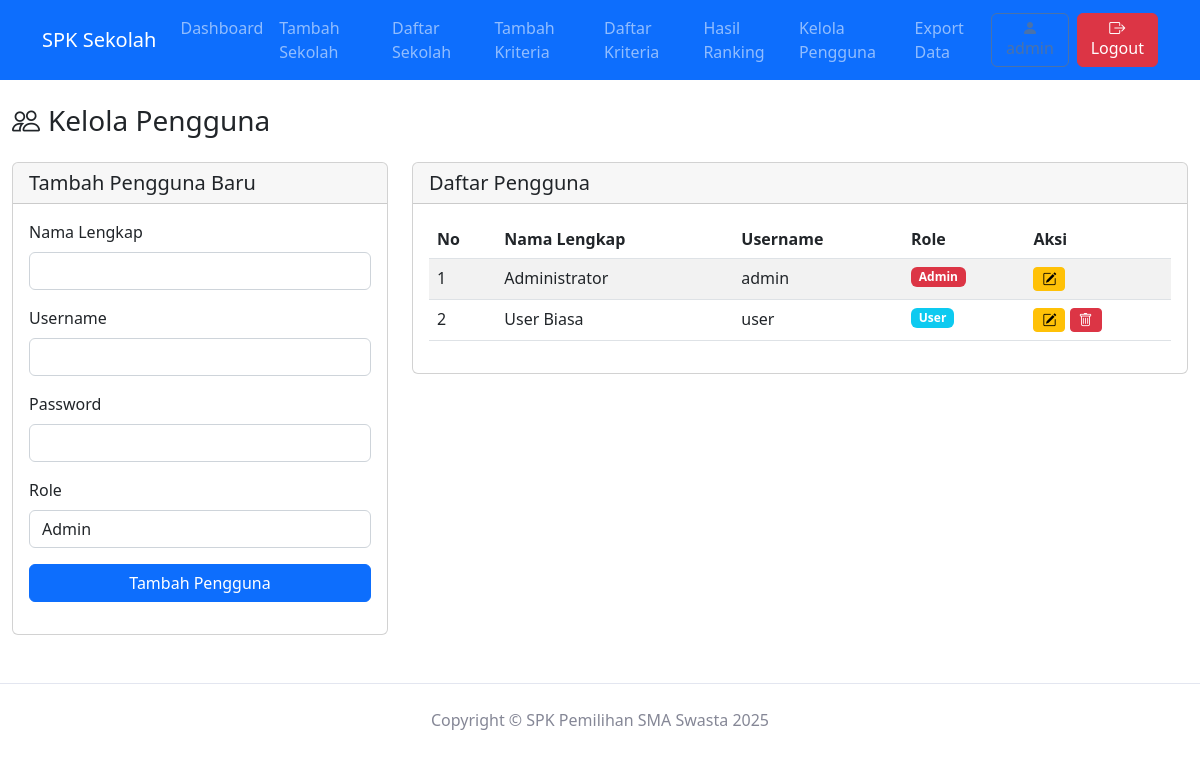
The page /admin/kelola_pengguna.php (signed in) on the database its author committed.
### tables this page shows
CREATE TABLE `users` (
  `id` INT AUTO_INCREMENT PRIMARY KEY,
  `nama_lengkap` VARCHAR(255) NOT NULL,
  `username` VARCHAR(100) NOT NULL UNIQUE,
  `password` VARCHAR(255) NOT NULL,
  `role` ENUM('admin', 'user') DEFAULT 'user'
);

### admin/kelola_pengguna.php (the view, shortened to what this page needs)
<?php
require_once '../config.php';
require_once 'navbar.php';
$edit_data = null;
$pengguna = mysqli_query($koneksi, "SELECT * FROM users ORDER BY role ASC, nama_lengkap ASC");
?>
<!DOCTYPE html>
<html lang="id">
<head>
    <link href="https://cdn.jsdelivr.net/npm/bootstrap@5.2.3/dist/css/bootstrap.min.css" rel="stylesheet">
    <link rel="stylesheet" href="https://cdn.jsdelivr.net/npm/bootstrap-icons@1.10.0/font/bootstrap-icons.css">
</head>
<body>
    <div class="container-fluid py-4">
        <h1 class="h3 mb-4 text-gray-800"><i class="bi bi-people me-2"></i>Kelola Pengguna</h1>
        <div class="row">
            <div class="col-lg-4">
                <div class="card mb-4">
                    <div class="card-header">
                        <h5 class="card-title m-0">
                            <?php echo $edit_data ? 'Edit Pengguna' : 'Tambah Pengguna Baru'; ?>
                        </h5>
                    </div>
                    <div class="card-body">
                        <form method="POST">
                            <div class="mb-3">
                                <label class="form-label">Nama Lengkap</label>
                                <input type="text" name="nama_lengkap" class="form-control"
                                       value="<?php echo $edit_data ? htmlspecialchars($edit_data['nama_lengkap']) : ''; ?>"
                                       required>
                            </div>
                            <div class="mb-3">
                                <label class="form-label">Username</label>
                                <input type="text" name="username" class="form-control"
                                       value="<?php echo $edit_data ? htmlspecialchars($edit_data['username']) : ''; ?>"
                                       required>
                            </div>
                            <div class="mb-3">
                                <label class="form-label">Password <?php echo $edit_data ? '(Kosongkan jika tidak diubah)' : ''; ?></label>
                                <input type="password" name="password" class="form-control"
                                       <?php echo $edit_data ? '' : 'required'; ?>>
                            </div>
                            <div class="mb-3">
                                <label class="form-label">Role</label>
                                <select name="role" class="form-control" required>
                                    <option value="admin" <?php echo ($edit_data && $edit_data['role'] == 'admin') ? 'selected' : ''; ?>>
                                        Admin
                                    </option>
                                </select>
                            </div>
                            <div class="d-grid gap-2">
                                <button type="submit" class="btn btn-primary">
                                    <?php echo $edit_data ? 'Update Pengguna' : 'Tambah Pengguna'; ?>
                                </button>
                            </div>
                        </form>
                    </div>
                </div>
            </div>
            <div class="col-lg-8">
                <div class="card">
                    <div class="card-header">
                        <h5 class="card-title m-0">Daftar Pengguna</h5>
                    </div>
                    <div class="card-body">
                        <div class="table-responsive">
                            <table class="table table-striped table-hover">
                                <thead>
                                    <tr>
                                        <th>No</th>
                                        <th>Nama Lengkap</th>
                                        <th>Username</th>
                                        <th>Role</th>
                                        <th>Aksi</th>
                                    </tr>
                                </thead>
                                <tbody>
                                    <?php
                                    $no = 1;
                                    while ($row = mysqli_fetch_assoc($pengguna)) {
                                    ?>
                                    <tr>
                                        <td><?php echo $no++; ?></td>
                                        <td><?php echo htmlspecialchars($row['nama_lengkap']); ?></td>
                                        <td><?php echo htmlspecialchars($row['username']); ?></td>
                                        <td>
                                            <span class="badge <?php echo $row['role'] == 'admin' ? 'bg-danger' : 'bg-info'; ?>">
                                                <?php echo ucfirst($row['role']); ?>
                                            </span>
                                        </td>
                                        <td>
                                            <a href="kelola_pengguna.php?edit=<?php echo $row['id']; ?>"
                                               class="btn btn-sm btn-warning">
                                                <i class="bi bi-pencil-square"></i>
                                            </a>
                                            <?php if ($row['id'] != $_SESSION['user_id']) { ?>
                                            <a href="kelola_pengguna.php?hapus=<?php echo $row['id']; ?>"
                                               class="btn btn-sm btn-danger"
                                               onclick="return confirm('Yakin ingin menghapus pengguna ini?')">
                                                <i class="bi bi-trash"></i>
                                            </a>
                                            <?php } ?>
                                        </td>
                                    </tr>
                                    <?php } ?>
                                </tbody>
                            </table>
                        </div>
                    </div>
                </div>
            </div>
        </div>
    </div>
    <?php require_once 'footer.php'; ?>
</body>
</html>

### rows shown on the page
users: nama_lengkap "Administrator", username "admin", role "Admin"
users: nama_lengkap "User Biasa", username "user", role "User"
